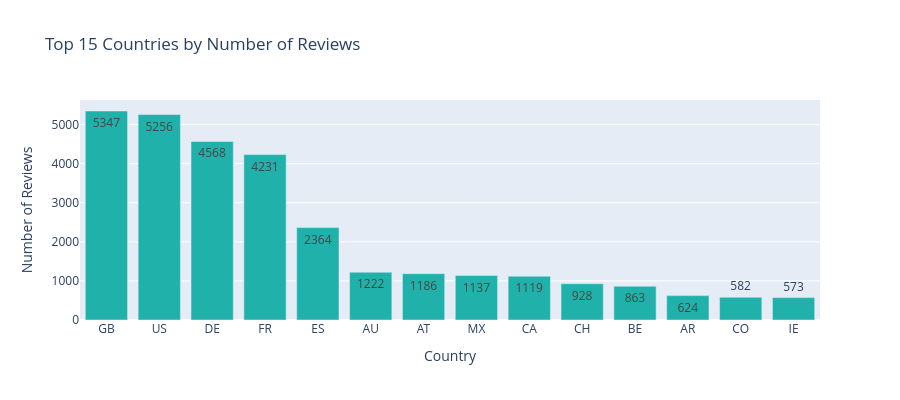

Notebook cell for this chart:
### Code cell
country_counts = df['country'].value_counts().head(15)

fig =go.Figure() 
fig.add_trace(go.Bar(
    x=country_counts.index,
    y=country_counts.values,
    marker_color='lightseagreen',
    text=country_counts.values,
    textposition='auto'
))

fig.update_layout(
    title_text="Top 15 Countries by Number of Reviews",
    xaxis_title="Country",
    yaxis_title="Number of Reviews",
    height=400
)
fig.show()

### Figure 1 — Plotly figure (JSON) as saved in the notebook; plotly's stock layout.template omitted (floating-point values rounded to 4 significant figures)
{"data": [{"marker": {"color": "lightseagreen"}, "text": [5347.0, 5256.0, 4568.0, 4231.0, 2364.0, 1222.0, 1186.0, 1137.0, 1119.0, 928.0, 863.0, 624.0, 582.0, 573.0], "textposition": "auto", "type": "bar", "x": ["GB", "US", "DE", "FR", "ES", "AU", "AT", "MX", "CA", "CH", "BE", "AR", "CO", "IE"], "y": [5347, 5256, 4568, 4231, 2364, 1222, 1186, 1137, 1119, 928, 863, 624, 582, 573]}], "layout": {"height": 400, "title": {"text": "Top 15 Countries by Number of Reviews"}, "xaxis": {"title": {"text": "Country"}}, "yaxis": {"title": {"text": "Number of Reviews"}}}}
